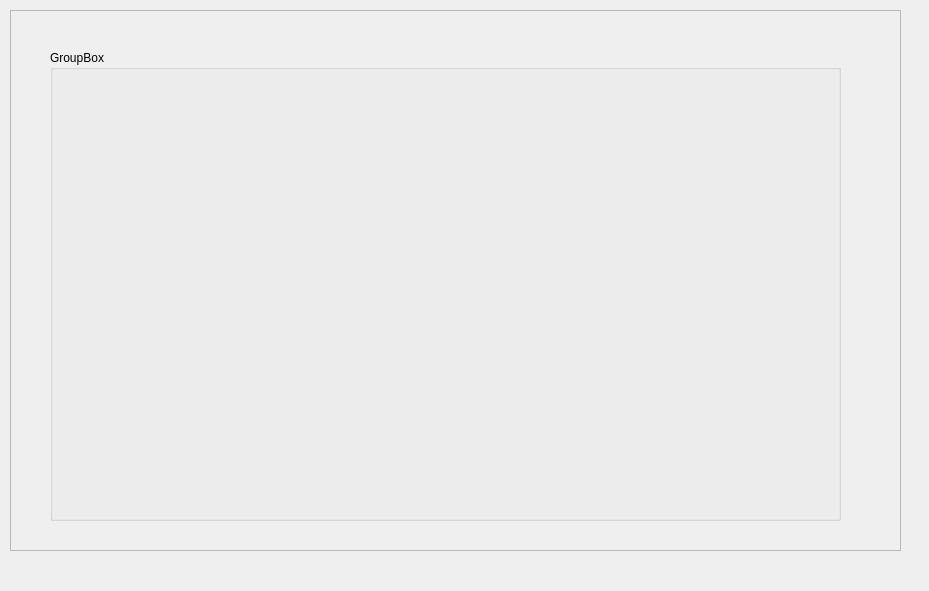
<?xml version="1.0" encoding="UTF-8"?>
<ui version="4.0">
 <class>MainDialog</class>
 <widget class="QDialog" name="MainDialog">
  <property name="geometry">
   <rect>
    <x>0</x>
    <y>0</y>
    <width>929</width>
    <height>591</height>
   </rect>
  </property>
  <property name="windowTitle">
   <string>Dialog</string>
  </property>
  <widget class="QFrame" name="frame">
   <property name="geometry">
    <rect>
     <x>10</x>
     <y>10</y>
     <width>891</width>
     <height>541</height>
    </rect>
   </property>
   <property name="frameShape">
    <enum>QFrame::StyledPanel</enum>
   </property>
   <property name="frameShadow">
    <enum>QFrame::Raised</enum>
   </property>
   <widget class="QStackedWidget" name="stackedWidget">
    <property name="geometry">
     <rect>
      <x>30</x>
      <y>20</y>
      <width>831</width>
      <height>501</height>
     </rect>
    </property>
    <widget class="QWidget" name="page">
     <widget class="QGroupBox" name="groupBox">
      <property name="geometry">
       <rect>
        <x>10</x>
        <y>20</y>
        <width>791</width>
        <height>471</height>
       </rect>
      </property>
      <property name="title">
       <string>GroupBox</string>
      </property>
     </widget>
    </widget>
    <widget class="QWidget" name="page_2"/>
   </widget>
  </widget>
 </widget>
 <resources/>
 <connections/>
</ui>
